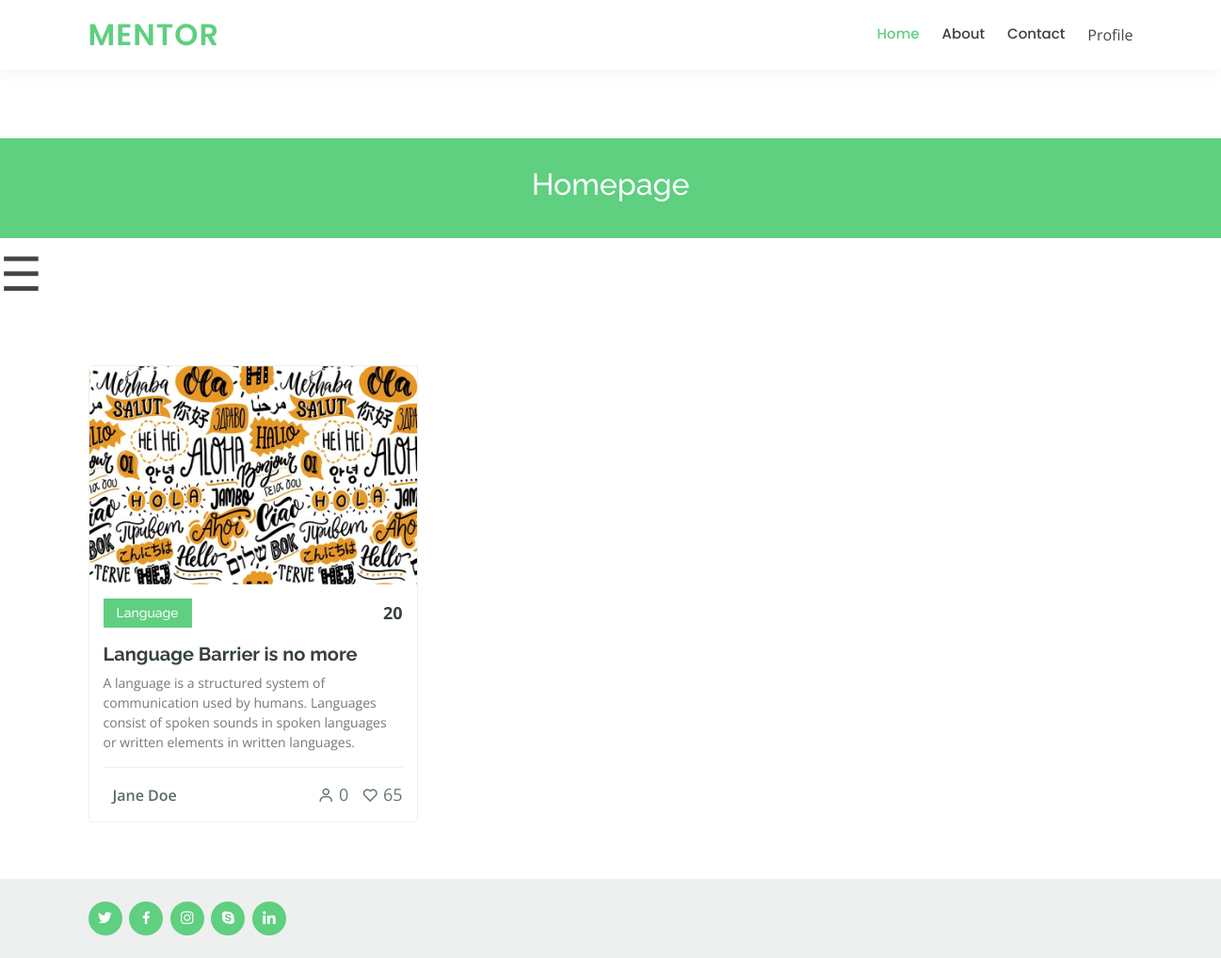
Screenshot of /course_category_language.php with the database file from the repository.
### tables this page shows
CREATE TABLE `course` (
  `courseID` int(11) NOT NULL,
  `courseName` varchar(300) NOT NULL,
  `courseType` varchar(255) NOT NULL,
  `teacher` varchar(200) NOT NULL,
  `fee` int(11) NOT NULL,
  `seat` int(11) NOT NULL,
  `finished` int(11) NOT NULL,
  `hour` int(11) NOT NULL,
  `descript` varchar(500) NOT NULL,
  `short_descript` varchar(255) NOT NULL,
  `coursePng` varchar(255) NOT NULL DEFAULT 'default.png',
  `teacherKeyID` int(11) NOT NULL
);

### course_category_language.php (the view, shortened to what this page needs)
<?php
  include_once 'config.php';
?>
<!DOCTYPE html>
<html lang="en">
<head>
  <link href="assets/vendor/bootstrap/css/bootstrap.min.css" rel="stylesheet">
  <link href="assets/vendor/icofont/icofont.min.css" rel="stylesheet">
  <link href="assets/vendor/boxicons/css/boxicons.min.css" rel="stylesheet">
  <link href="assets/vendor/remixicon/remixicon.css" rel="stylesheet">
  <link href="assets/vendor/owl.carousel/assets/owl.carousel.min.css" rel="stylesheet">
  <link href="assets/vendor/animate.css/animate.min.css" rel="stylesheet">
  <link href="assets/vendor/aos/aos.css" rel="stylesheet">
  <link href="assets/css/style.css" rel="stylesheet">
</head>
<body>
  <main id="main" data-aos="fade-in">
  <header id="header" class="top">
    <div class="container d-flex align-items-center">
      <h1 class="logo mr-auto"><a href="mainPage.php">Mentor</a></h1>
      <nav class="nav-menu d-none d-lg-block">
        <ul>
          <li class="active"><a href="mainPage.php">Home</a></li>
          <li><a href="about.html">About</a></li>
          <li><a href="contact.html">Contact</a></li>
          <li class="drop-down">Profile
          </li>
        </ul>
      </nav>
    </div>
  </header>
    <div class="breadcrumbs">
      <div class="container">
        <h2>Homepage</h2>
      </div>
    </div>
    <span style="font-size:50px;cursor:pointer" onclick="openNav()">&#9776;</span>
    <section id="courses" class="courses">
      <div class="container" data-aos="fade-up">
        <div class="row" data-aos="zoom-in" data-aos-delay="100">
        <?php
            $sql = "SELECT courseName, courseType, teacher, fee, seat, short_descript, coursePng FROM course WHERE courseType = 'Language' ORDER BY courseName";
            $result = mysqli_query($link, $sql);
            if (mysqli_num_rows($result) > 0) {
              while($rows = mysqli_fetch_assoc($result)) {
                $picture = $rows['coursePng'];
                $image = "img/".$picture;
            ?>
          <div class="col-lg-4 col-md-6 d-flex align-items-stretch">
            <div class="course-item">
              <img src="<?php echo $image?>" class="img-fluid" alt="...">
              <div class="course-content">
                <div class="d-flex justify-content-between align-items-center mb-3">
                  <h4><?php echo $rows['courseType']?></h4>
                  <p class="price"><?php echo $rows['fee']?></p>
                </div>
                <h3><a href="course-preview 1.php"><?php echo $rows['courseName']?></a></h3>
                <p><?php echo $rows['short_descript']?></p>
                <div class="trainer d-flex justify-content-between align-items-center">
                  <div class="trainer-profile d-flex align-items-center">
                    <span><?php echo $rows['teacher']?></span>
                  </div>
                  <div class="trainer-rank d-flex align-items-center">
                    <i class="bx bx-user"></i>&nbsp;<?php echo $rows['seat']?>
                    <i class="bx bx-heart"></i>&nbsp;65
                  </div>
                </div>
              </div>
            </div>
          </div>
          <?php
              }
            }else{
              echo "Course not available";
            }
          ?>
        </div>
      </div>
    </section>
  </main>
  <footer id="footer">
  <div class="container d-md-flex py-4">
    <div class="social-links text-center text-md-right pt-3 pt-md-0">
        <a href="#" class="twitter"><i class="bx bxl-twitter"></i></a>
        <a href="#" class="facebook"><i class="bx bxl-facebook"></i></a>
        <a href="#" class="instagram"><i class="bx bxl-instagram"></i></a>
        <a href="#" class="google-plus"><i class="bx bxl-skype"></i></a>
        <a href="#" class="linkedin"><i class="bx bxl-linkedin"></i></a>
      </div>
    </div>
  </footer>
</body>
</html>

### css/style.css (style rules this page uses)
body { font-family: "Open Sans", sans-serif; color: #444444; }
a { color: #5fcf80; }
h1, h2, h3, h4, h5, h6 { font-family: "Raleway", sans-serif; }
#header { background: #fff; transition: all 0.5s; z-index: 997; padding: 15px 0; box-shadow: 0px 0 18px rgba(55, 66, 59, 0.08); }
#header .logo { font-size: 32px; margin: 0; padding: 0; line-height: 1; font-weight: 600; letter-spacing: 1px; text-transform: uppercase; font-family: "Poppins", sans-serif; }
#header .logo a { color: #5fcf80; }
.nav-menu ul { margin: 0; padding: 0; list-style: none; }
.nav-menu > ul { display: flex; }
.nav-menu > ul > li { position: relative; white-space: nowrap; padding: 10px 0 10px 24px; }
.nav-menu a { display: block; position: relative; color: #37423b; transition: 0.3s; font-size: 15px; font-family: "Poppins", sans-serif; font-weight: 500; }
.nav-menu a:hover, .nav-menu .active > a, .nav-menu li:hover > a { color: #5fcf80; }
.mobile-nav { position: fixed; top: 55px; right: 15px; bottom: 15px; left: 15px; z-index: 9999; overflow-y: auto; background: #fff; transition: ease-in-out 0.2s; opacity: 0; visibility: hidden; border-radius: 10px; padding: 10px 0; }
.mobile-nav * { margin: 0; padding: 0; list-style: none; }
.mobile-nav a { display: block; position: relative; color: #37423b; padding: 10px 20px; font-weight: 500; outline: none; }
.mobile-nav a:hover, .mobile-nav .active > a, .mobile-nav li:hover > a { color: #5fcf80; text-decoration: none; }
section { padding: 60px 0; overflow: hidden; }
.breadcrumbs { margin-top: 73px; text-align: center; background: #5fcf80; padding: 30px 0; color: #fff; }
.breadcrumbs h2 { font-size: 32px; font-weight: 500; }
.courses .course-item { border-radius: 5px; border: 1px solid #eef0ef; }
.courses .course-content { padding: 15px; }
.courses .course-content h3 { font-weight: 700; font-size: 20px; }
.courses .course-content h3 a { color: #37423b; transition: 0.3s; }
.courses .course-content p { font-size: 14px; color: #777777; }
.courses .course-content h4 { font-size: 14px; background: #5fcf80; padding: 7px 14px; color: #fff; margin: 0; }
.courses .course-content .price { margin: 0; font-weight: 700; font-size: 18px; color: #37423b; }
.courses .trainer { padding-top: 15px; border-top: 1px solid #eef0ef; }
.courses .trainer .trainer-profile span { padding-left: 10px; font-weight: 600; font-size: 16px; color: #5a6c60; }
.courses .trainer .trainer-rank { font-size: 18px; color: #657a6d; }
#footer { color: #37423b; font-size: 14px; background: #eef0ef; }
#footer .social-links a { font-size: 18px; display: inline-block; background: #5fcf80; color: #fff; line-height: 1; padding: 8px 0; margin-right: 4px; border-radius: 50%; text-align: center; width: 36px; height: 36px; transition: 0.3s; }

### rows the page displays
course: coursePng (picture), courseType "Language", fee "20", courseName "Language Barrier is no more", short_descript "A language is a structured system of communication used by humans. Languages consist of spoken sounds in spoken languages or written elements in written languages.", teacher "Jane Doe", seat "0"
